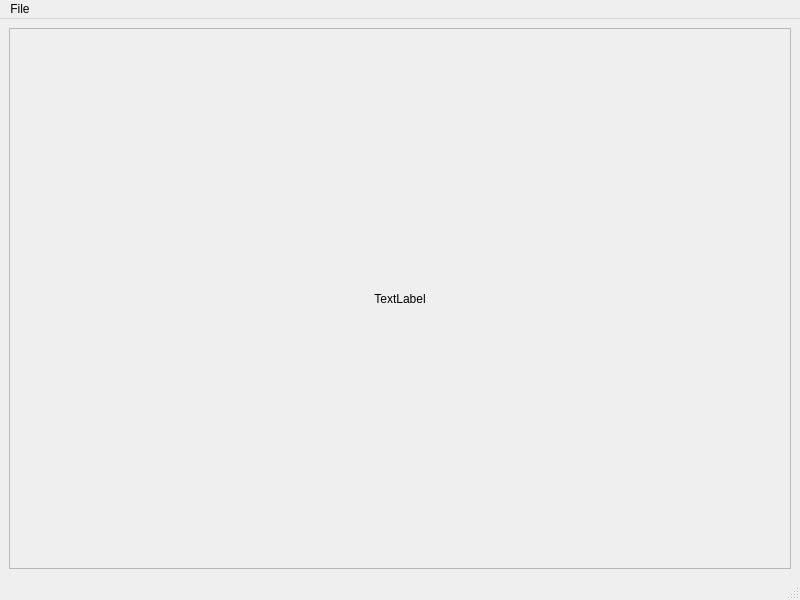
<?xml version="1.0" encoding="UTF-8"?>
<ui version="4.0">
 <class>MainWindow</class>
 <widget class="QMainWindow" name="MainWindow">
  <property name="geometry">
   <rect>
    <x>0</x>
    <y>0</y>
    <width>800</width>
    <height>600</height>
   </rect>
  </property>
  <property name="windowTitle">
   <string>MainWindow</string>
  </property>
  <widget class="QWidget" name="centralwidget">
   <layout class="QGridLayout" name="gridLayout">
    <item row="1" column="0">
     <widget class="QScrollArea" name="scrollArea">
      <property name="widgetResizable">
       <bool>true</bool>
      </property>
      <widget class="QWidget" name="scrollAreaWidgetContents">
       <property name="geometry">
        <rect>
         <x>0</x>
         <y>0</y>
         <width>784</width>
         <height>535</height>
        </rect>
       </property>
       <layout class="QGridLayout" name="gridLayout_2">
        <item row="0" column="0">
         <layout class="QVBoxLayout" name="verticalLayout">
          <item>
           <widget class="QLabel" name="label">
            <property name="text">
             <string>TextLabel</string>
            </property>
            <property name="alignment">
             <set>Qt::AlignCenter</set>
            </property>
           </widget>
          </item>
         </layout>
        </item>
       </layout>
      </widget>
     </widget>
    </item>
   </layout>
  </widget>
  <widget class="QMenuBar" name="menubar">
   <property name="geometry">
    <rect>
     <x>0</x>
     <y>0</y>
     <width>800</width>
     <height>28</height>
    </rect>
   </property>
   <widget class="QMenu" name="menuFile">
    <property name="title">
     <string>File</string>
    </property>
   </widget>
   <addaction name="menuFile"/>
  </widget>
  <widget class="QStatusBar" name="statusbar"/>
 </widget>
 <resources/>
 <connections/>
</ui>
